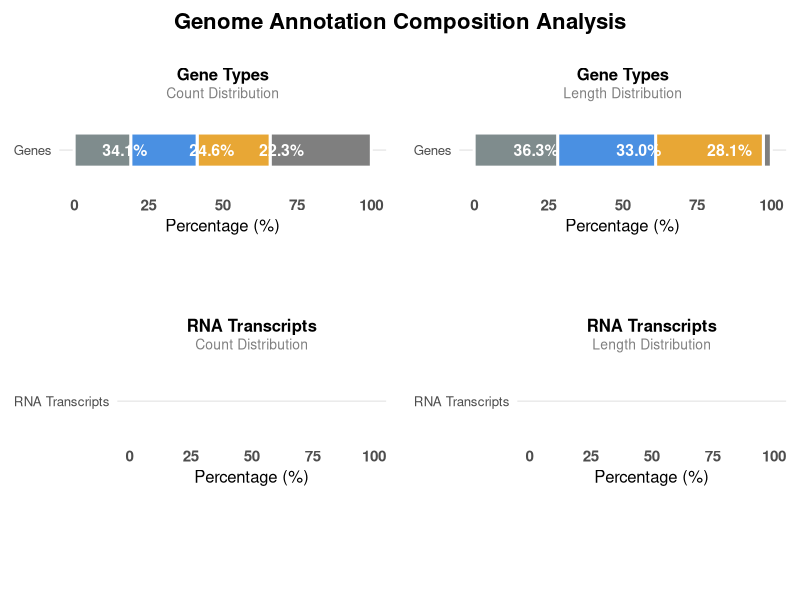

The R script that drew this image:
# Load required libraries
library(ggplot2)
library(dplyr)
library(grid)
library(gridExtra)
library(cowplot)

# Read data
df <- read.csv("annotation.csv", stringsAsFactors = FALSE)

# Separate gene and transcript data
gene_data <- df[1:4, ]
transcript_data <- df[5:12, ]

# Prepare gene stacked bar data (exclude "All genes" from the stack)
gene_stack <- gene_data[gene_data$Type != "All genes", ] %>%
  mutate(
    Count_Pct = Count / sum(Count) * 100,
    Length_Pct = Total_Length_bp / sum(Total_Length_bp) * 100
  ) %>%
  arrange(desc(Count_Pct))

# Prepare transcript stacked bar data
transcript_stack <- transcript_data %>%
  mutate(
    Count_Pct = Count / sum(Count) * 100,
    Length_Pct = Total_Length_bp / sum(Total_Length_bp) * 100
  ) %>%
  arrange(desc(Count_Pct))

# Define color palettes
gene_colors <- c(
  "Protein-coding genes" = "#4A90E2",
  "Non-coding RNA genes" = "#E8A735",
  "Pseudogenes" = "#7F8C8D"
)

transcript_colors <- c(
  "lncRNA transcripts" = "#E74C3C",
  "miRNA transcripts" = "#F39C12",
  "misc_RNA transcripts" = "#27AE60",
  "rRNA transcripts" = "#3498DB",
  "snRNA transcripts" = "#9B59B6",
  "snoRNA transcripts" = "#1ABC9C",
  "tRNA transcripts" = "#E67E22",
  "mRNA transcripts" = "#16A085"
)

# Function to create stacked bar with conditional text (threshold 20%)
create_stacked_bar <- function(data, x_label, title, subtitle, colors, y_var = "Count_Pct") {
  
  data <- data %>%
    mutate(
      cumulative = cumsum(!!sym(y_var)),
      y_start = cumulative - !!sym(y_var),
      y_mid = y_start + !!sym(y_var) / 2,
      show_label = !!sym(y_var) >= 20
    )
  
  p <- ggplot(data, aes(x = x_label, y = !!sym(y_var), fill = Type)) +
    geom_bar(stat = "identity", width = 0.5, color = "white", linewidth = 1) +
    geom_text(aes(y = y_mid, 
                  label = ifelse(show_label, sprintf("%.1f%%", !!sym(y_var)), "")),
              size = 4, 
              fontface = "bold", 
              color = "white") +
    scale_fill_manual(values = colors) +
    labs(title = title, subtitle = subtitle, x = NULL, y = "Percentage (%)") +
    theme_minimal(base_size = 12) +
    theme(
      legend.position = "none",
      plot.title = element_text(hjust = 0.5, face = "bold", size = 12, margin = margin(b = 2)),
      plot.subtitle = element_text(hjust = 0.5, size = 10, color = "gray50", margin = margin(b = 5)),
      axis.text.x = element_text(size = 11, face = "bold"),
      panel.grid.major.x = element_blank(),
      panel.grid.minor = element_blank(),
      plot.margin = margin(t = 30, r = 10, b = 30, l = 10)
    ) +
    coord_flip() +
    ylim(0, 100)
  
  return(p)
}

# Create all four plots
gene_count_stack <- create_stacked_bar(
  data = gene_stack,
  x_label = "Genes",
  title = "Gene Types",
  subtitle = "Count Distribution",
  colors = gene_colors,
  y_var = "Count_Pct"
)

gene_length_stack <- create_stacked_bar(
  data = gene_stack,
  x_label = "Genes",
  title = "Gene Types",
  subtitle = "Length Distribution",
  colors = gene_colors,
  y_var = "Length_Pct"
)

transcript_count_stack <- create_stacked_bar(
  data = transcript_stack,
  x_label = "RNA Transcripts",
  title = "RNA Transcripts",
  subtitle = "Count Distribution",
  colors = transcript_colors,
  y_var = "Count_Pct"
)

transcript_length_stack <- create_stacked_bar(
  data = transcript_stack,
  x_label = "RNA Transcripts",
  title = "RNA Transcripts",
  subtitle = "Length Distribution",
  colors = transcript_colors,
  y_var = "Length_Pct"
)

# Extract legend for Gene Types
gene_legend_plot <- ggplot(gene_stack, aes(x = "Genes", y = Count_Pct, fill = Type)) +
  geom_bar(stat = "identity", width = 0.5) +
  scale_fill_manual(values = gene_colors, name = "Gene Types") +
  theme_void() +
  theme(
    legend.position = "bottom",
    legend.title = element_text(face = "bold", size = 10),
    legend.text = element_text(size = 8),
    legend.key.size = unit(0.4, "cm"),
    legend.margin = margin(t = 0, b = 0)
  )

# Extract legend for Transcript Types
transcript_legend_plot <- ggplot(transcript_stack, aes(x = "RNA Transcripts", y = Count_Pct, fill = Type)) +
  geom_bar(stat = "identity", width = 0.5) +
  scale_fill_manual(values = transcript_colors, name = "Transcript Types") +
  theme_void() +
  theme(
    legend.position = "bottom",
    legend.title = element_text(face = "bold", size = 10),
    legend.text = element_text(size = 8),
    legend.key.size = unit(0.4, "cm"),
    legend.margin = margin(t = 0, b = 0)
  )

gene_legend <- cowplot::get_legend(gene_legend_plot)
transcript_legend <- cowplot::get_legend(transcript_legend_plot)

# Combine legends side by side
combined_legend <- grid.arrange(gene_legend, transcript_legend, ncol = 2, widths = c(1, 1))

# Create final combined image
png("genome_annotation_stacked.png", width = 14, height = 10.5, units = "in", res = 300)

combined <- grid.arrange(
  arrangeGrob(gene_count_stack, gene_length_stack, ncol = 2, widths = c(1, 1)),
  arrangeGrob(transcript_count_stack, transcript_length_stack, ncol = 2, widths = c(1, 1)),
  combined_legend,
  nrow = 3,
  heights = c(0.7, 0.7, 0.2),
  top = textGrob("Genome Annotation Composition Analysis", 
                 gp = gpar(fontsize = 16, fontface = "bold"),
                 vjust = 1)
)

dev.off()

cat("\n========================================\n")
cat("Visualization complete!\n")
cat("========================================\n\n")
cat("Generated file: genome_annotation_stacked.png\n")
